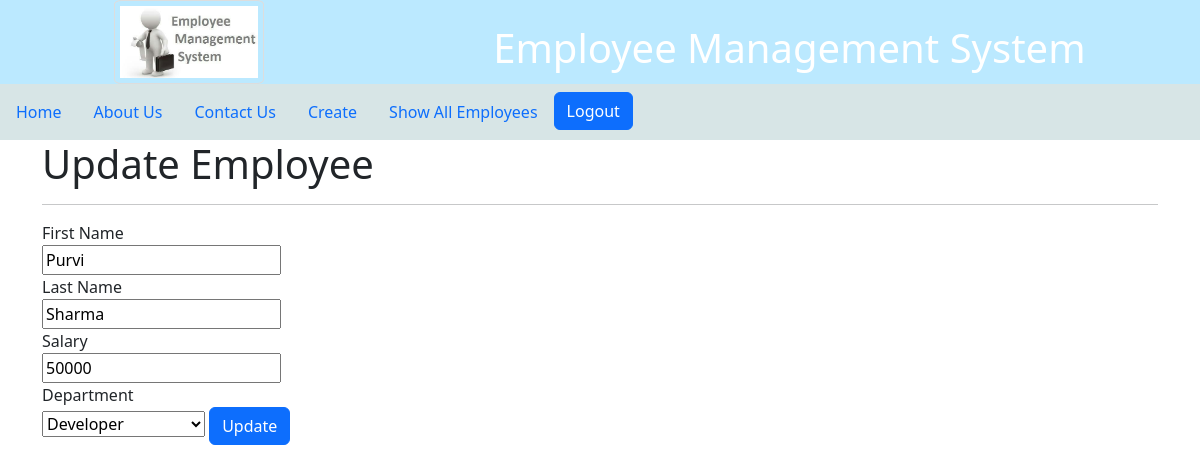
/update_emp/14 (signed in), run on the app's committed database.
### manage_app/models.py (models this page shows, shortened)
class Employee(models.Model):
     first_name = models.CharField(max_length=5, null=False, blank=False )
     last_name = models.CharField(max_length=100, null=False , blank=False)
     salary = models.IntegerField(0)
     dept = models.ForeignKey(Department , on_delete = models.CASCADE)

### manage_app/views.py (the view)
# urls.py: path('update_emp/<int:emp_id>', views.update_emp, name ='update_emp'),
@login_required(login_url='/login/')
def update_emp(request, emp_id):
    emp = Employee.objects.get(pk= emp_id)
    depts = Department.objects.all()
    context = {
        'emp': emp,
        'selected_dept':emp.dept,
        'all_dept':depts
    }
    print(emp.dept, depts )
    return render(request, 'update_emp/update_emp.html',context)

### manage_app/models.py (called while the page is built)
      def __str__(self):
         return self.name

### manage_app/templates/update_emp/update_emp.html (shortened to what this page needs)
{% extends 'base.html'%}
{%load static %}
{%block container%}
<h1>Update Employee</h1>
            <hr>
            <form action="/do_update_emp/{{emp.id}}" method="post">
                <label for="first_name">First Name</label><br>
                    <input type="text" id="first_name" name="first_name" value="{{ emp.first_name }}"><br>
                    <label for="last_name">Last Name</label><br>
                    <input type="text" id="last_name" name="last_name" value="{{ emp.last_name }}"><br>
                    <label for="salary">Salary</label><br>
                    <input type="number" id="salary" name="salary" value="{{ emp.salary }}"><br>
                    <label for="dept">Department</label><br>
                      <select id="dept" name="dept"  >
                        {% for dept in all_dept %}
                        <option value="{{ dept.pk }}" {% if dept == selected_dept %} selected{% endif %}>
                          {{ dept.name }}
                      </option>
                        {% endfor %}
                      </select>
                      <a href="all_emp.html"><button type="submit" class="btn btn-primary">Update</button></a>
                    </form>
{%endblock%}
<!-- {% load static %}

### manage_app/static/css/home.css (style rules this page uses)
body { background:grey;color: black; }

### data on the page
Employee: first_name "Purvi", last_name "Sharma", salary "50000"

### other printed values
form field dept "Developer"
